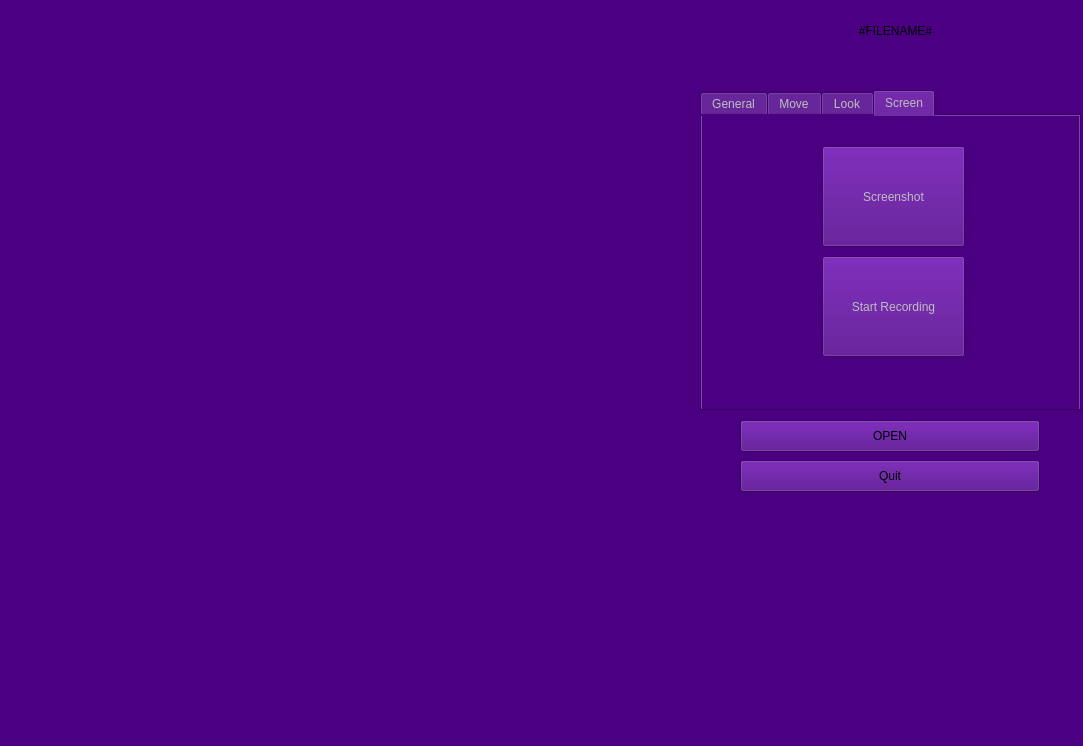
<?xml version="1.0" encoding="UTF-8"?>
<ui version="4.0">
 <class>View</class>
 <widget class="QMainWindow" name="View">
  <property name="enabled">
   <bool>true</bool>
  </property>
  <property name="geometry">
   <rect>
    <x>0</x>
    <y>0</y>
    <width>1083</width>
    <height>746</height>
   </rect>
  </property>
  <property name="sizePolicy">
   <sizepolicy hsizetype="Fixed" vsizetype="Fixed">
    <horstretch>0</horstretch>
    <verstretch>0</verstretch>
   </sizepolicy>
  </property>
  <property name="windowTitle">
   <string>View</string>
  </property>
  <widget class="QWidget" name="centralwidget">
   <property name="sizePolicy">
    <sizepolicy hsizetype="Fixed" vsizetype="Fixed">
     <horstretch>0</horstretch>
     <verstretch>0</verstretch>
    </sizepolicy>
   </property>
   <property name="autoFillBackground">
    <bool>false</bool>
   </property>
   <property name="styleSheet">
    <string notr="true">background-color: indigo;
</string>
   </property>
   <widget class="s21::GLWidget" name="widget" native="true">
    <property name="geometry">
     <rect>
      <x>0</x>
      <y>0</y>
      <width>701</width>
      <height>751</height>
     </rect>
    </property>
   </widget>
   <widget class="QTabWidget" name="tabWidget">
    <property name="enabled">
     <bool>false</bool>
    </property>
    <property name="geometry">
     <rect>
      <x>700</x>
      <y>90</y>
      <width>381</width>
      <height>321</height>
     </rect>
    </property>
    <property name="currentIndex">
     <number>3</number>
    </property>
    <widget class="QWidget" name="tab">
     <attribute name="title">
      <string>General</string>
     </attribute>
     <widget class="QWidget" name="gridLayoutWidget_3">
      <property name="geometry">
       <rect>
        <x>10</x>
        <y>30</y>
        <width>361</width>
        <height>80</height>
       </rect>
      </property>
      <layout class="QGridLayout" name="gridLayout_3">
       <item row="0" column="2">
        <widget class="QRadioButton" name="radioButton_4">
         <property name="text">
          <string>Parallel</string>
         </property>
        </widget>
       </item>
       <item row="0" column="0">
        <widget class="QLabel" name="label_2">
         <property name="font">
          <font>
           <pointsize>15</pointsize>
          </font>
         </property>
         <property name="text">
          <string>Projection</string>
         </property>
         <property name="alignment">
          <set>Qt::AlignCenter</set>
         </property>
        </widget>
       </item>
       <item row="0" column="1">
        <widget class="QRadioButton" name="radioButton_5">
         <property name="text">
          <string>Central</string>
         </property>
         <property name="checked">
          <bool>true</bool>
         </property>
        </widget>
       </item>
      </layout>
     </widget>
     <widget class="QDoubleSpinBox" name="doubleSpinBox">
      <property name="geometry">
       <rect>
        <x>140</x>
        <y>120</y>
        <width>171</width>
        <height>41</height>
       </rect>
      </property>
      <property name="font">
       <font>
        <pointsize>20</pointsize>
        <bold>true</bold>
       </font>
      </property>
      <property name="minimum">
       <double>0.100000000000000</double>
      </property>
      <property name="maximum">
       <double>2.000000000000000</double>
      </property>
      <property name="singleStep">
       <double>0.010000000000000</double>
      </property>
      <property name="value">
       <double>0.500000000000000</double>
      </property>
     </widget>
     <widget class="QLabel" name="label_4">
      <property name="geometry">
       <rect>
        <x>10</x>
        <y>130</y>
        <width>104</width>
        <height>20</height>
       </rect>
      </property>
      <property name="font">
       <font>
        <pointsize>15</pointsize>
       </font>
      </property>
      <property name="text">
       <string>Size</string>
      </property>
      <property name="alignment">
       <set>Qt::AlignCenter</set>
      </property>
     </widget>
    </widget>
    <widget class="QWidget" name="tab_2">
     <attribute name="title">
      <string>Move</string>
     </attribute>
     <widget class="QWidget" name="gridLayoutWidget_2">
      <property name="geometry">
       <rect>
        <x>40</x>
        <y>-10</y>
        <width>304</width>
        <height>321</height>
       </rect>
      </property>
      <layout class="QGridLayout" name="gridLayout_2">
       <item row="5" column="1">
        <widget class="QPushButton" name="rotateCounterclockwiseButton">
         <property name="text">
          <string>Counterclock</string>
         </property>
         <property name="shortcut">
          <string>Ctrl+9</string>
         </property>
        </widget>
       </item>
       <item row="3" column="1">
        <widget class="QPushButton" name="rotateUpButton">
         <property name="text">
          <string>Up</string>
         </property>
         <property name="shortcut">
          <string>Ctrl+8</string>
         </property>
        </widget>
       </item>
       <item row="0" column="0">
        <widget class="QPushButton" name="moveRightButton">
         <property name="text">
          <string>X--</string>
         </property>
         <property name="shortcut">
          <string>6</string>
         </property>
        </widget>
       </item>
       <item row="0" column="1">
        <widget class="QPushButton" name="moveLeftButton">
         <property name="text">
          <string>X++</string>
         </property>
         <property name="shortcut">
          <string>4</string>
         </property>
        </widget>
       </item>
       <item row="4" column="0">
        <widget class="QPushButton" name="rotateLeftButton">
         <property name="text">
          <string>Left</string>
         </property>
         <property name="shortcut">
          <string>Ctrl+4</string>
         </property>
        </widget>
       </item>
       <item row="4" column="1">
        <widget class="QPushButton" name="rotateRightButton">
         <property name="text">
          <string>Right</string>
         </property>
         <property name="shortcut">
          <string>Ctrl+6</string>
         </property>
        </widget>
       </item>
       <item row="5" column="0">
        <widget class="QPushButton" name="rotateClockwiseButton">
         <property name="text">
          <string>Clockwise</string>
         </property>
         <property name="shortcut">
          <string>Ctrl+1</string>
         </property>
        </widget>
       </item>
       <item row="2" column="0">
        <widget class="QPushButton" name="moveBackwardButton">
         <property name="text">
          <string>Z--</string>
         </property>
         <property name="shortcut">
          <string>9</string>
         </property>
        </widget>
       </item>
       <item row="2" column="1">
        <widget class="QPushButton" name="moveForwardButton">
         <property name="text">
          <string>Z++</string>
         </property>
         <property name="shortcut">
          <string>1</string>
         </property>
        </widget>
       </item>
       <item row="1" column="1">
        <widget class="QPushButton" name="moveUpButton">
         <property name="text">
          <string>Y++</string>
         </property>
         <property name="shortcut">
          <string>8</string>
         </property>
        </widget>
       </item>
       <item row="3" column="0">
        <widget class="QPushButton" name="rotateDownButton">
         <property name="text">
          <string>Down</string>
         </property>
         <property name="shortcut">
          <string>Ctrl+2</string>
         </property>
        </widget>
       </item>
       <item row="1" column="0">
        <widget class="QPushButton" name="moveDownButton">
         <property name="text">
          <string>Y--</string>
         </property>
         <property name="shortcut">
          <string>2</string>
         </property>
        </widget>
       </item>
      </layout>
     </widget>
    </widget>
    <widget class="QWidget" name="tab_3">
     <attribute name="title">
      <string>Look</string>
     </attribute>
     <widget class="QPushButton" name="changeBGColorButton">
      <property name="geometry">
       <rect>
        <x>110</x>
        <y>150</y>
        <width>141</width>
        <height>31</height>
       </rect>
      </property>
      <property name="text">
       <string>background color</string>
      </property>
     </widget>
     <widget class="QWidget" name="gridLayoutWidget">
      <property name="geometry">
       <rect>
        <x>0</x>
        <y>30</y>
        <width>387</width>
        <height>90</height>
       </rect>
      </property>
      <layout class="QGridLayout" name="gridLayout">
       <item row="1" column="4">
        <widget class="QRadioButton" name="radio_sphere">
         <property name="text">
          <string>sphere</string>
         </property>
         <property name="checked">
          <bool>false</bool>
         </property>
        </widget>
       </item>
       <item row="0" column="0">
        <widget class="QCheckBox" name="checkBox_ln">
         <property name="text">
          <string>Lines</string>
         </property>
         <property name="checked">
          <bool>false</bool>
         </property>
        </widget>
       </item>
       <item row="0" column="2">
        <widget class="QDoubleSpinBox" name="lnWidthSpinBox">
         <property name="focusPolicy">
          <enum>Qt::ClickFocus</enum>
         </property>
         <property name="decimals">
          <number>0</number>
         </property>
         <property name="minimum">
          <double>1.000000000000000</double>
         </property>
         <property name="maximum">
          <double>15.000000000000000</double>
         </property>
         <property name="singleStep">
          <double>1.000000000000000</double>
         </property>
        </widget>
       </item>
       <item row="1" column="2">
        <widget class="QDoubleSpinBox" name="pnSizeSpinBox">
         <property name="focusPolicy">
          <enum>Qt::ClickFocus</enum>
         </property>
         <property name="decimals">
          <number>0</number>
         </property>
         <property name="minimum">
          <double>1.000000000000000</double>
         </property>
         <property name="maximum">
          <double>15.000000000000000</double>
         </property>
         <property name="singleStep">
          <double>1.000000000000000</double>
         </property>
         <property name="value">
          <double>1.000000000000000</double>
         </property>
        </widget>
       </item>
       <item row="1" column="1">
        <widget class="QPushButton" name="verticesColorButton">
         <property name="text">
          <string>Color</string>
         </property>
        </widget>
       </item>
       <item row="1" column="0">
        <widget class="QCheckBox" name="checkBox_pn">
         <property name="text">
          <string>Points</string>
         </property>
         <property name="checked">
          <bool>false</bool>
         </property>
        </widget>
       </item>
       <item row="0" column="1">
        <widget class="QPushButton" name="edgesColorButton">
         <property name="text">
          <string>Color</string>
         </property>
        </widget>
       </item>
       <item row="1" column="3">
        <widget class="QRadioButton" name="radio_cube">
         <property name="text">
          <string>cube</string>
         </property>
         <property name="checked">
          <bool>true</bool>
         </property>
        </widget>
       </item>
       <item row="0" column="3">
        <widget class="QCheckBox" name="checkBox_ln_2">
         <property name="text">
          <string>dotted</string>
         </property>
         <property name="checked">
          <bool>false</bool>
         </property>
        </widget>
       </item>
      </layout>
     </widget>
    </widget>
    <widget class="QWidget" name="tab_4">
     <attribute name="title">
      <string>Screen</string>
     </attribute>
     <widget class="QPushButton" name="screenshotButton">
      <property name="geometry">
       <rect>
        <x>120</x>
        <y>30</y>
        <width>143</width>
        <height>101</height>
       </rect>
      </property>
      <property name="text">
       <string>Screenshot</string>
      </property>
      <property name="shortcut">
       <string>P</string>
      </property>
     </widget>
     <widget class="QPushButton" name="screencastButton">
      <property name="geometry">
       <rect>
        <x>120</x>
        <y>140</y>
        <width>143</width>
        <height>101</height>
       </rect>
      </property>
      <property name="text">
       <string>Start Recording</string>
      </property>
      <property name="shortcut">
       <string>R</string>
      </property>
     </widget>
     <widget class="QLabel" name="gif_timer_label">
      <property name="geometry">
       <rect>
        <x>20</x>
        <y>260</y>
        <width>76</width>
        <height>19</height>
       </rect>
      </property>
      <property name="text">
       <string/>
      </property>
     </widget>
    </widget>
   </widget>
   <widget class="QPushButton" name="QuitButton">
    <property name="geometry">
     <rect>
      <x>740</x>
      <y>460</y>
      <width>300</width>
      <height>32</height>
     </rect>
    </property>
    <property name="text">
     <string>Quit</string>
    </property>
    <property name="shortcut">
     <string>Q</string>
    </property>
   </widget>
   <widget class="QPushButton" name="loadModelFileButton">
    <property name="geometry">
     <rect>
      <x>740</x>
      <y>420</y>
      <width>300</width>
      <height>32</height>
     </rect>
    </property>
    <property name="text">
     <string>OPEN</string>
    </property>
    <property name="shortcut">
     <string>Ctrl+O</string>
    </property>
   </widget>
   <widget class="QLabel" name="label">
    <property name="geometry">
     <rect>
      <x>710</x>
      <y>10</y>
      <width>371</width>
      <height>41</height>
     </rect>
    </property>
    <property name="font">
     <font>
      <pointsize>9</pointsize>
     </font>
    </property>
    <property name="text">
     <string>#FILENAME#</string>
    </property>
    <property name="alignment">
     <set>Qt::AlignCenter</set>
    </property>
   </widget>
   <widget class="QLabel" name="vectors">
    <property name="geometry">
     <rect>
      <x>710</x>
      <y>70</y>
      <width>161</width>
      <height>16</height>
     </rect>
    </property>
    <property name="text">
     <string/>
    </property>
   </widget>
   <widget class="QLabel" name="vertex">
    <property name="geometry">
     <rect>
      <x>910</x>
      <y>70</y>
      <width>161</width>
      <height>16</height>
     </rect>
    </property>
    <property name="text">
     <string/>
    </property>
   </widget>
  </widget>
  <widget class="QMenuBar" name="menuBar">
   <property name="geometry">
    <rect>
     <x>0</x>
     <y>0</y>
     <width>1083</width>
     <height>24</height>
    </rect>
   </property>
  </widget>
 </widget>
 <customwidgets>
  <customwidget>
   <class>s21::GLWidget</class>
   <extends>QWidget</extends>
   <header>glwidget.h</header>
   <container>1</container>
  </customwidget>
 </customwidgets>
 <resources/>
 <connections>
  <connection>
   <sender>QuitButton</sender>
   <signal>clicked()</signal>
   <receiver>View</receiver>
   <slot>close()</slot>
   <hints>
    <hint type="sourcelabel">
     <x>848</x>
     <y>475</y>
    </hint>
    <hint type="destinationlabel">
     <x>877</x>
     <y>561</y>
    </hint>
   </hints>
  </connection>
 </connections>
</ui>
